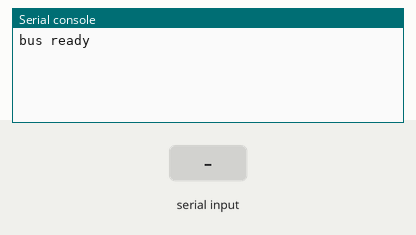
This program was run on a simulated ESP32 board running MicroPython. Parts: the last lines printed to the serial console. The test bench sets the inputs (shaded band).

Above: at 1.2 s.
1.3 s: "1" typed at the serial console, then Enter
At 1.7 s:
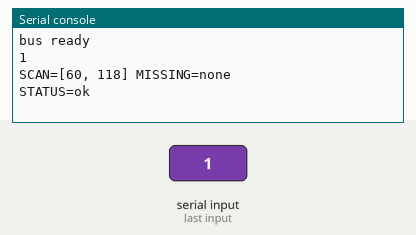
2.8 s: "0" typed at the serial console, then Enter
At 4.0 s:
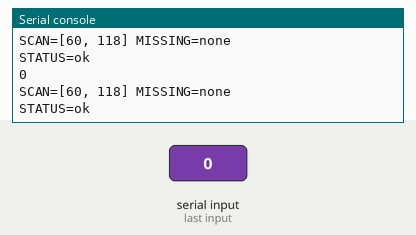
4.3 s: "2" typed at the serial console, then Enter
At 5.2 s:
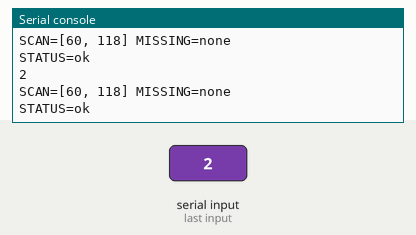

The program:

solution.py
```python
# Bus-diagnose golden (IH-91): discover the actual I2C bus state against the
# expected device set and report it in the task contract. Degradation is
# handled by report, not by crash: a missing device is only ever observed
# through scan() (an I2C write to an absent address raises OSError ENODEV).
from machine import Pin, SoftI2C

EXPECTED = (0x76, 0x3C)  # BME280, SSD1306 OLED

i2c = SoftI2C(scl=Pin(22), sda=Pin(21), freq=400000)
print('bus ready')
while True:
    if not input().strip():
        continue
    found = i2c.scan()
    missing = [f'0x{a:02X}' for a in EXPECTED if a not in found]
    print('SCAN=' + str(found) + ' MISSING=' + (','.join(missing) if missing else 'none'))
    print('STATUS=' + ('degraded' if missing else 'ok'))
```

Measured:
- after the input at 1.3 s, the serial console: prints a new line at once (image 1)
- after the input at 2.8 s, the serial console: prints a new line at once (image 2)
- after the input at 4.3 s, the serial console: prints a new line at once (image 3)
